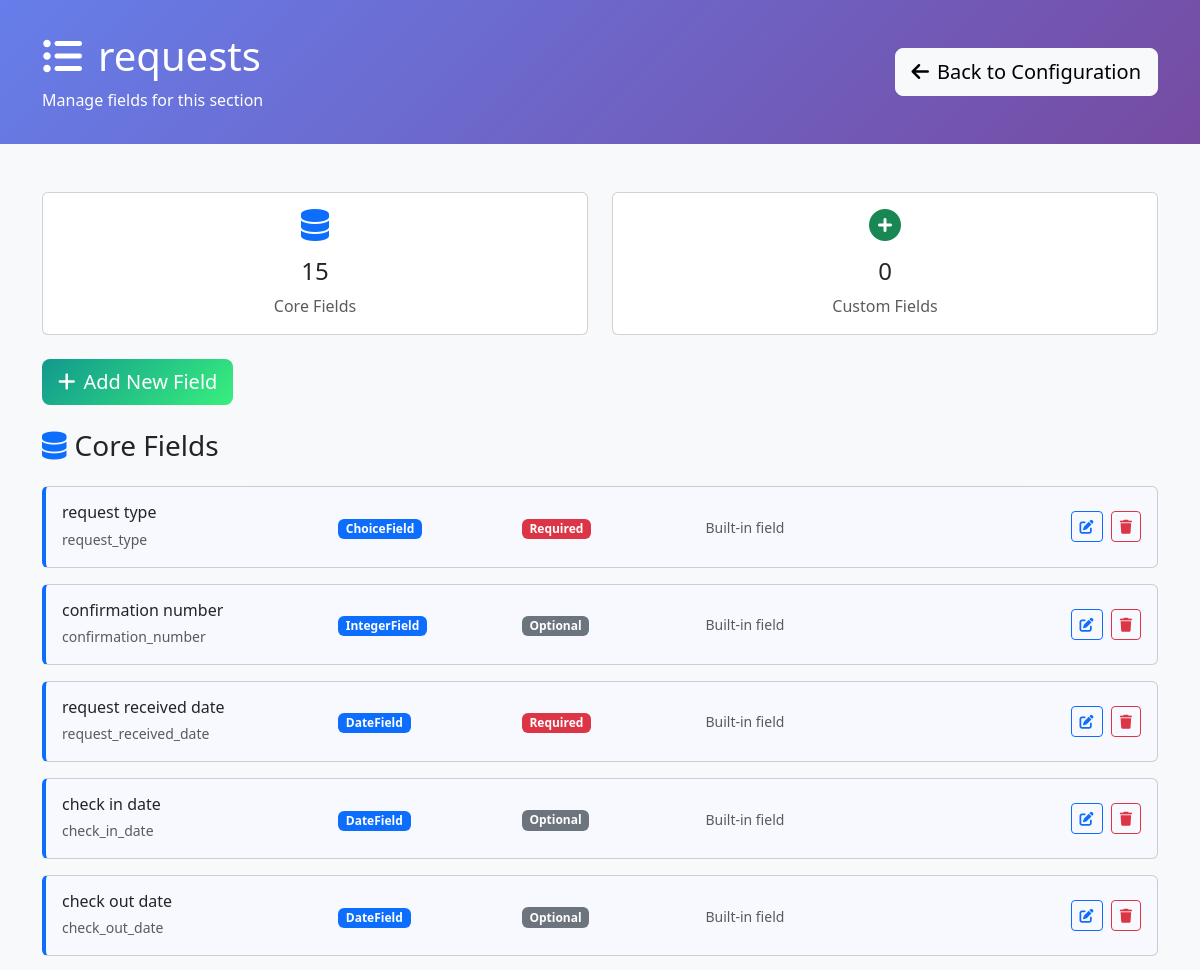
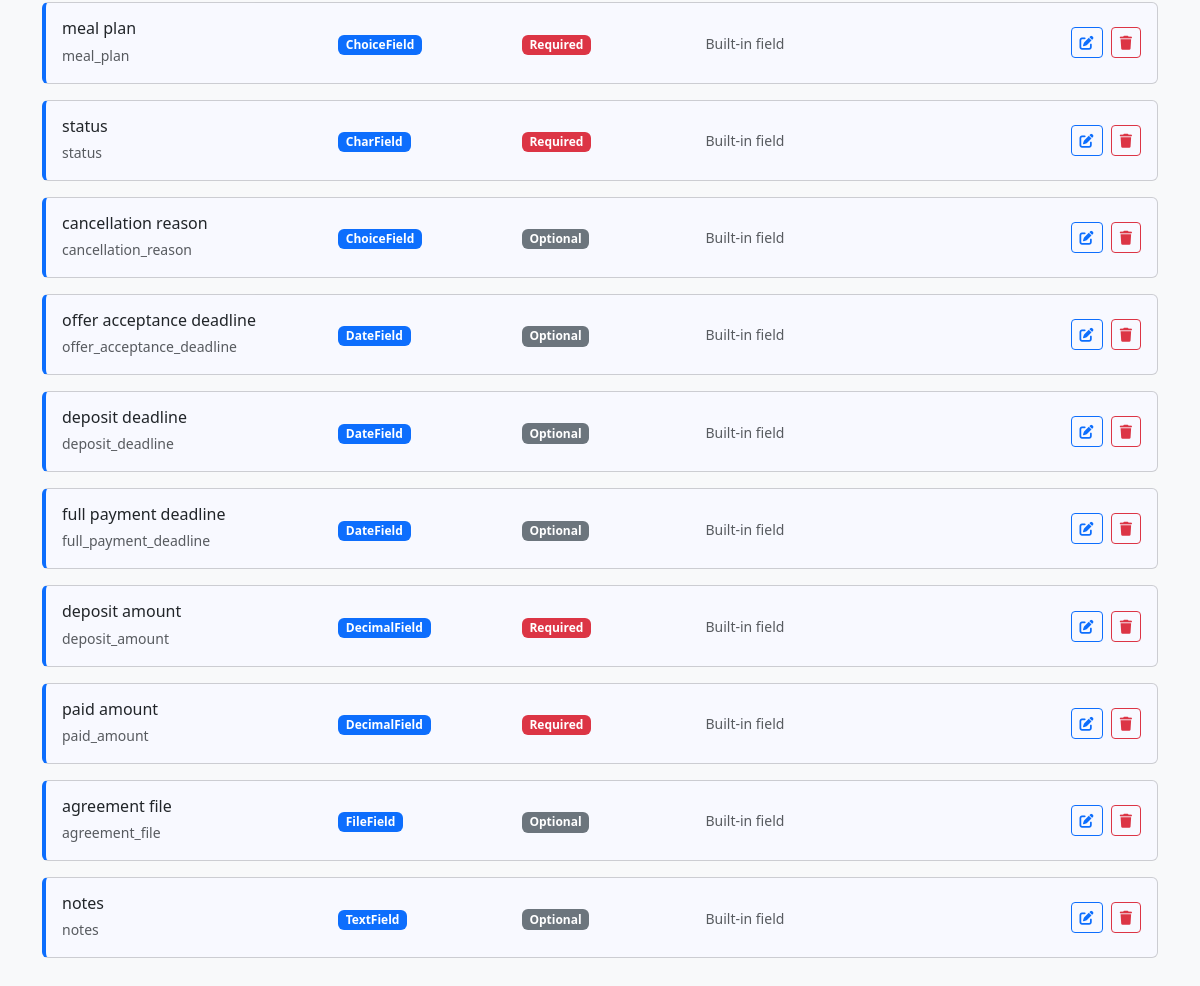
/configuration/section/6/ (signed in), run on an earlier commit of the app's database (2 pictures, top to bottom).
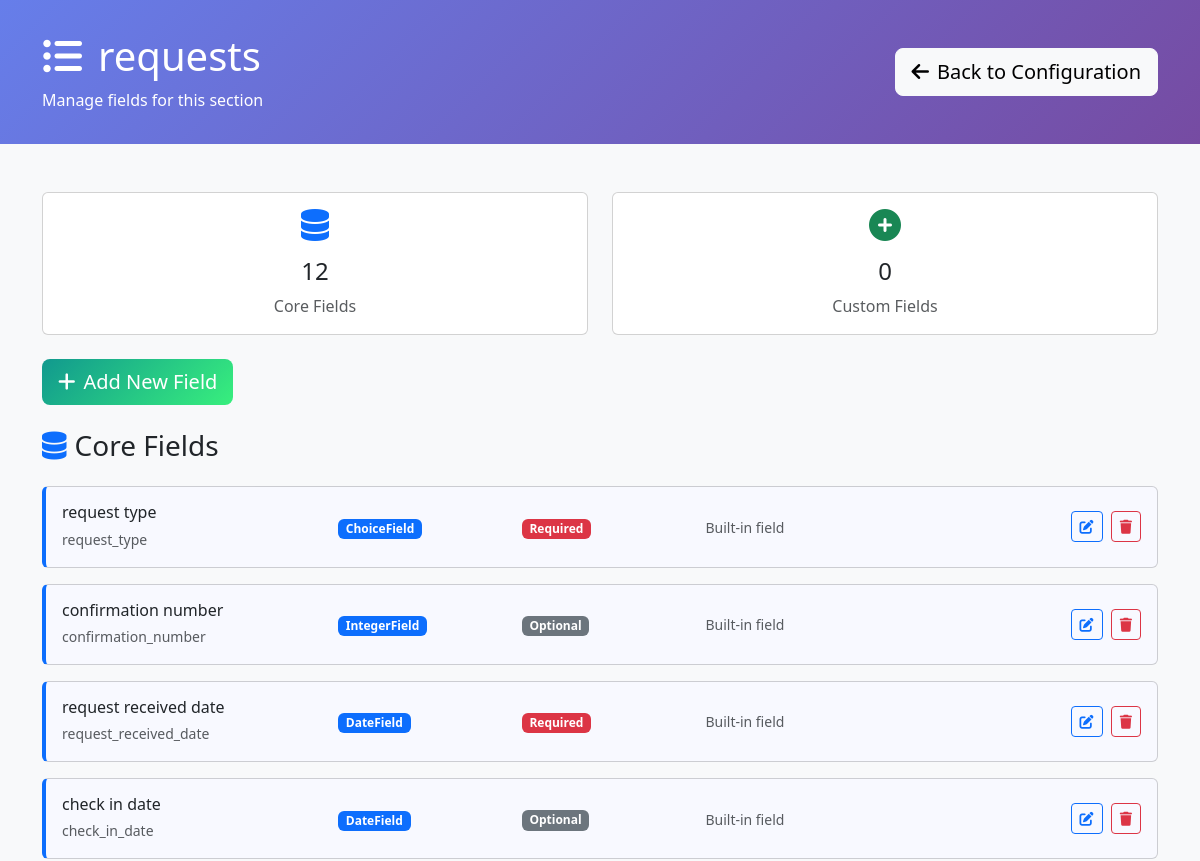
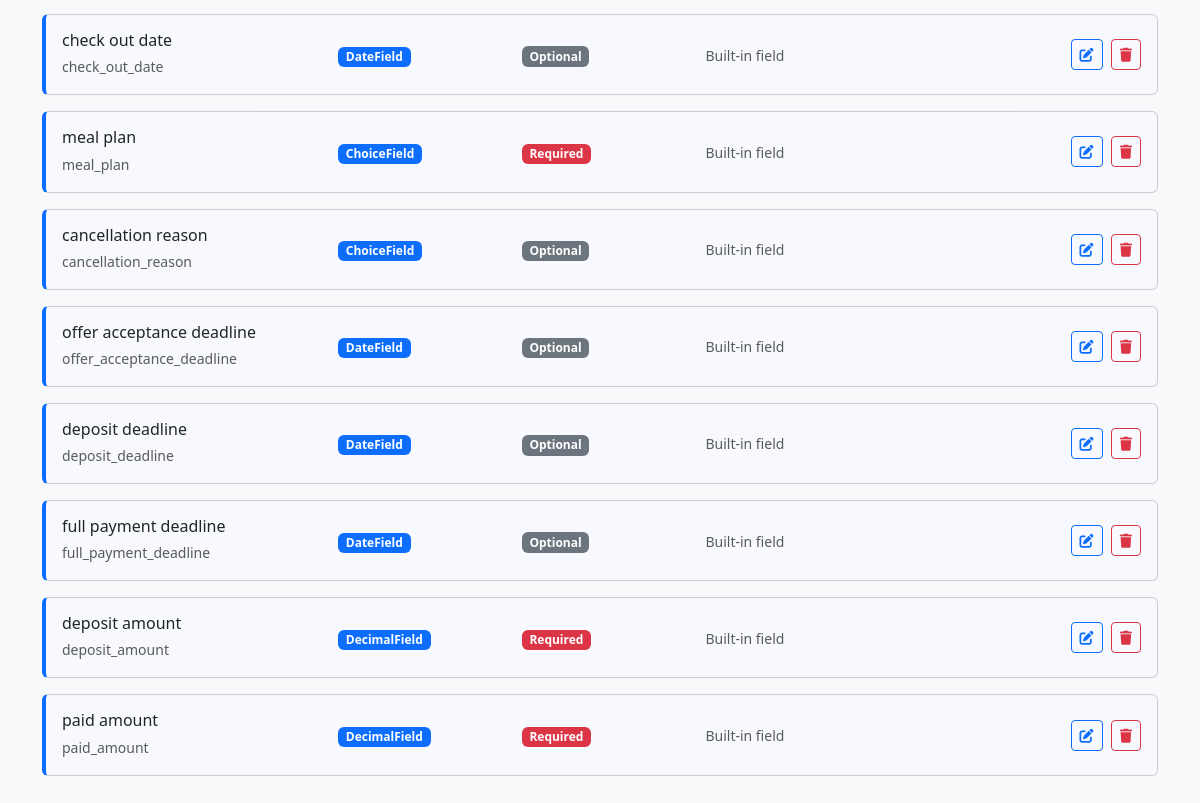
And on a later commit of the database (2 pictures, top to bottom).
### requests/models.py (models this page shows, shortened)
class DynamicSection(models.Model):
    name = models.CharField(max_length=255, unique=True, help_text="Internal section name")
    display_name = models.CharField(max_length=255, help_text="Display name shown to users")
    description = models.TextField(blank=True, help_text="Description of this section's purpose")
    order = models.IntegerField(default=100, help_text="Display order")
    is_core_section = models.BooleanField(default=False, help_text="True if this represents an existing admin model")
    source_model = models.CharField(max_length=255, blank=True, help_text="Full model name (e.g. 'accounts.Account') for core sections")
    created_at = models.DateTimeField(auto_now_add=True)
    updated_at = models.DateTimeField(auto_now=True)
    class Meta:
        verbose_name = "Dynamic Section"
        verbose_name_plural = "Dynamic Sections"
        ordering = ['is_core_section', 'order', 'name']

class DynamicField(models.Model):
    FIELD_TYPES = [
        ('char', 'Text (Short)'),
        ('text', 'Text (Long)'),
        ('email', 'Email'),
        ('url', 'URL'),
        ('slug', 'Slug'),
        ('integer', 'Integer'),
        ('decimal', 'Decimal'),
        ('float', 'Float'),
        ('date', 'Date'),
        ('datetime', 'Date & Time'),
        ('time', 'Time'),
        ('boolean', 'Checkbox (Yes/No)'),
        ('choice', 'Dropdown (Single Choice)'),
        ('multiple_choice', 'Multiple Choice'),
        ('file', 'File Upload'),
        ('image', 'Image Upload'),
        ('foreign_key', 'Link to Another Model'),
        ('many_to_many', 'Multiple Links'),
        ('json', 'JSON Data'),
    ]
    model = models.ForeignKey(DynamicModel, on_delete=models.CASCADE, related_name='fields', null=True, blank=True)
    section = models.ForeignKey(DynamicSection, on_delete=models.CASCADE, related_name='fields', null=True, blank=True)
    name = models.CharField(max_length=100, help_text="Field name in database (lowercase, underscores)")
    display_name = models.CharField(max_length=100, help_text="Label shown in forms")
    field_type = models.CharField(max_length=20, choices=FIELD_TYPES)
    is_core_field = models.BooleanField(default=False, help_text="True if this represents an existing model field")
    CORE_MODE_CHOICES = [
        ('override', 'Override Existing Field'),
        ('create', 'Create New Core Field'),
    ]
    STORAGE_CHOICES = [
        ('model_field', 'Store in Model Field'),
        ('value_store', 'Store in DynamicFieldValue'),
    ]
    core_mode = models.CharField(
        max_length=20,
        choices=CORE_MODE_CHOICES,
        default='override',
        help_text="Whether to override existing field or create new one"
    )
    model_field_name = models.CharField(
        max_length=100,
        blank=True,
        help_text="Name of existing model field to override (required for override mode)"
    )
    storage = models.CharField(
        max_length=20,
        choices=STORAGE_CHOICES,
        default='value_store',
        help_text="Where to store field values"
    )
    required = models.BooleanField(default=False)
    default_value = models.TextField(blank=True, help_text="Default value (JSON format for complex types)")
    help_text = models.CharField(max_length=200, blank=True)
    max_length = models.PositiveIntegerField(null=True, blank=True, help_text="For text fields")
    max_digits = models.PositiveIntegerField(null=True, blank=True, help_text="For decimal fields")
    decimal_places = models.PositiveIntegerField(null=True, blank=True, help_text="For decimal fields")
    choices = models.JSONField(default=dict, help_text="For choice fields: {'value': 'display_name'}")
    related_model = models.CharField(max_length=100, blank=True, help_text="Model to link to (app.Model)")
    section_name = models.CharField(max_length=100, default='General', help_text="Form section name for grouping (legacy field)")
    order = models.PositiveIntegerField(default=0, help_text="Order within section")
    is_active = models.BooleanField(default=True, help_text="Whether field is shown in forms")
    created_at = models.DateTimeField(auto_now_add=True)
    updated_at = models.DateTimeField(auto_now=True)
    class Meta:
        verbose_name = "Dynamic Field"
        verbose_name_plural = "Dynamic Fields"
        ordering = ['model', 'section', 'section_name', 'order']

### requests/configuration_views.py (the view, shortened to what this page needs)
# urls.py: path('section/<int:section_id>/', configuration_views.section_fields, name='section_fields'),
@staff_member_required
def section_fields(request, section_id):
    from requests.models import DynamicSection
    is_legacy_dynamic = request.GET.get('dynamic') == 'true'
    if is_legacy_dynamic:
        dynamic_model = get_object_or_404(DynamicModel, id=section_id)
        model_name = f"{dynamic_model.app_label}.{dynamic_model.name}"
        display_name = dynamic_model.display_name
        fields = DynamicField.objects.filter(
            model=dynamic_model,
            is_active=True
        ).order_by('section_name', 'order')
        section_type = 'legacy'
        model_fields = []  # Legacy models don't have core model fields
    else:
        section = get_object_or_404(DynamicSection, id=section_id)
        model_name = section.name
        display_name = section.display_name
        section_type = 'core' if section.is_core_section else 'custom'
        fields = section.fields.filter(is_active=True).order_by('order')
        if section.is_core_section:
            model_fields = []
            core_fields = fields.filter(is_core_field=True)
            for field in core_fields:
                choices_obj = {}
                try:
                    if field.choices and field.choices != '{}':
                        choices_obj = json.loads(field.choices)
                except (json.JSONDecodeError, ValueError):
                    choices_obj = {}
                model_fields.append({
                    'id': field.id,
                    'name': field.name,
                    'display_name': field.display_name,
                    'field_type': field.field_type,
                    'required': field.required,
                    'is_model_field': True,
                    'is_core_field': True,
                    'choices': choices_obj,  # Pass Python dict for json_script filter
                    'choices_script_id': f'choices-{field.id}'  # Pre-computed script ID
                })
        else:
            model_fields = []
    dynamic_fields = []
    for field in fields:
        if section_type == 'core' and field.is_core_field:
            continue
    context = {
        'section_id': section_id,
        'section_name': model_name,
        'display_name': display_name,
        'section_type': section_type,
        'source_model': getattr(section, 'source_model', '') if not is_legacy_dynamic else '',
        'model_fields': model_fields,
        'dynamic_fields': dynamic_fields,
        'all_fields': model_fields + dynamic_fields,
        'is_legacy_dynamic': is_legacy_dynamic,
        'is_core_section': section_type == 'core',
        'is_custom_section': section_type == 'custom'
    }
    return render(request, 'configuration/section_fields.html', context)

### requests/templates/configuration/section_fields.html (shortened to what this page needs)
<!DOCTYPE html>
<html lang="en">
<head>
    <link href="https://cdn.jsdelivr.net/npm/bootstrap@5.3.0/dist/css/bootstrap.min.css" rel="stylesheet">
    <link href="https://cdnjs.cloudflare.com/ajax/libs/font-awesome/6.0.0/css/all.min.css" rel="stylesheet">
</head>
<body class="bg-light">
    <div class="config-header">
        <div class="container">
            <div class="row align-items-center">
                <div class="col-md-8">
                    <h1 class="mb-2">
                        <i class="fas fa-list-ul me-3"></i>{{ display_name }}
                    </h1>
                    <p class="mb-0 opacity-90">
                        Manage fields for this section
                    </p>
                </div>
                <div class="col-md-4 text-end">
                    <a href="{% url 'configuration:dashboard' %}" class="btn btn-light btn-lg">
                        <i class="fas fa-arrow-left me-2"></i>Back to Configuration
                    </a>
                </div>
            </div>
        </div>
    </div>
    <div class="container my-5">
        <div class="row mb-4">
            <div class="col-md-6">
                <div class="card text-center">
                    <div class="card-body">
                        <i class="fas fa-database fa-2x text-primary mb-3"></i>
                        <h4>{{ model_fields|length }}</h4>
                        <p class="text-muted mb-0">Core Fields</p>
                    </div>
                </div>
            </div>
            <div class="col-md-6">
                <div class="card text-center">
                    <div class="card-body">
                        <i class="fas fa-plus-circle fa-2x text-success mb-3"></i>
                        <h4>{{ dynamic_fields|length }}</h4>
                        <p class="text-muted mb-0">Custom Fields</p>
                    </div>
                </div>
            </div>
        </div>
        <div class="row mb-4">
            <div class="col-12">
                <button class="btn btn-add-field btn-lg" onclick="showAddFieldModal()">
                    <i class="fas fa-plus me-2"></i>Add New Field
                </button>
            </div>
        </div>
        {% if model_fields %}
        <div class="row">
            <div class="col-12">
                <h3 class="mb-4">
                    <i class="fas fa-database me-2 text-primary"></i>Core Fields
                </h3>
                {% for field in model_fields %}
                <div class="card field-card model-field mb-3" data-field-id="{{ field.id }}">
                    <div class="card-body">
                        <div class="row align-items-center">
                            <div class="col-md-3">
                                <h6 class="mb-1 field-title">{{ field.display_name }}</h6>
                                <small class="text-muted">{{ field.name }}</small>
                            </div>
                            <div class="col-md-2">
                                <span class="badge bg-primary field-type-badge" data-type="{{ field.field_type }}">{{ field.field_type }}</span>
                            </div>
                            <div class="col-md-2">
                                {% if field.required %}
                                <span class="badge bg-danger">Required</span>
                                {% else %}
                                <span class="badge bg-secondary">Optional</span>
                                {% endif %}
                            </div>
                            <div class="col-md-3">
                                <small class="text-muted">Built-in field</small>
                            </div>
                            <div class="col-md-2 text-end">
                                <button class="btn btn-outline-primary btn-sm me-1"
                                        onclick="editField({{ field.id }}, 'model')">
                                    <i class="fas fa-edit"></i>
                                </button>
                                <button class="btn btn-outline-danger btn-sm"
                                        onclick="deleteField({{ field.id }}, '{{ field.display_name }}')">
                                    <i class="fas fa-trash"></i>
                                </button>
                            </div>
                        </div>
                    </div>
                </div>
                {% endfor %}
            </div>
        </div>
        {% endif %}
    </div>
</body>
</html>

### requests/templates/configuration/section_fields.html (style rules this page uses)
.config-header { background: linear-gradient(135deg, #667eea 0%, #764ba2 100%); color: white; padding: 2rem 0; }
.field-card { transition: all 0.3s ease; border-left: 4px solid #dee2e6; }
.field-card.model-field { border-left-color: #0d6efd; background-color: #f8f9ff; }
.field-type-badge { font-size: 0.75rem; padding: 0.25rem 0.5rem; }
.btn-add-field { background: linear-gradient(135deg, #11998e 0%, #38ef7d 100%); border: none; color: white; }

What changed in the data, as far as the page shows it:
removed DynamicField: display_name "status", name "status", field_type "CharField"
removed DynamicField: display_name "agreement file", name "agreement_file", field_type "FileField"
removed DynamicField: display_name "notes", name "notes", field_type "TextField"
Also different on the page:
{{ model_fields|length }}: "15" → "12"
list line gone: "Required Built-in field"
list line gone: "Optional Built-in field"
